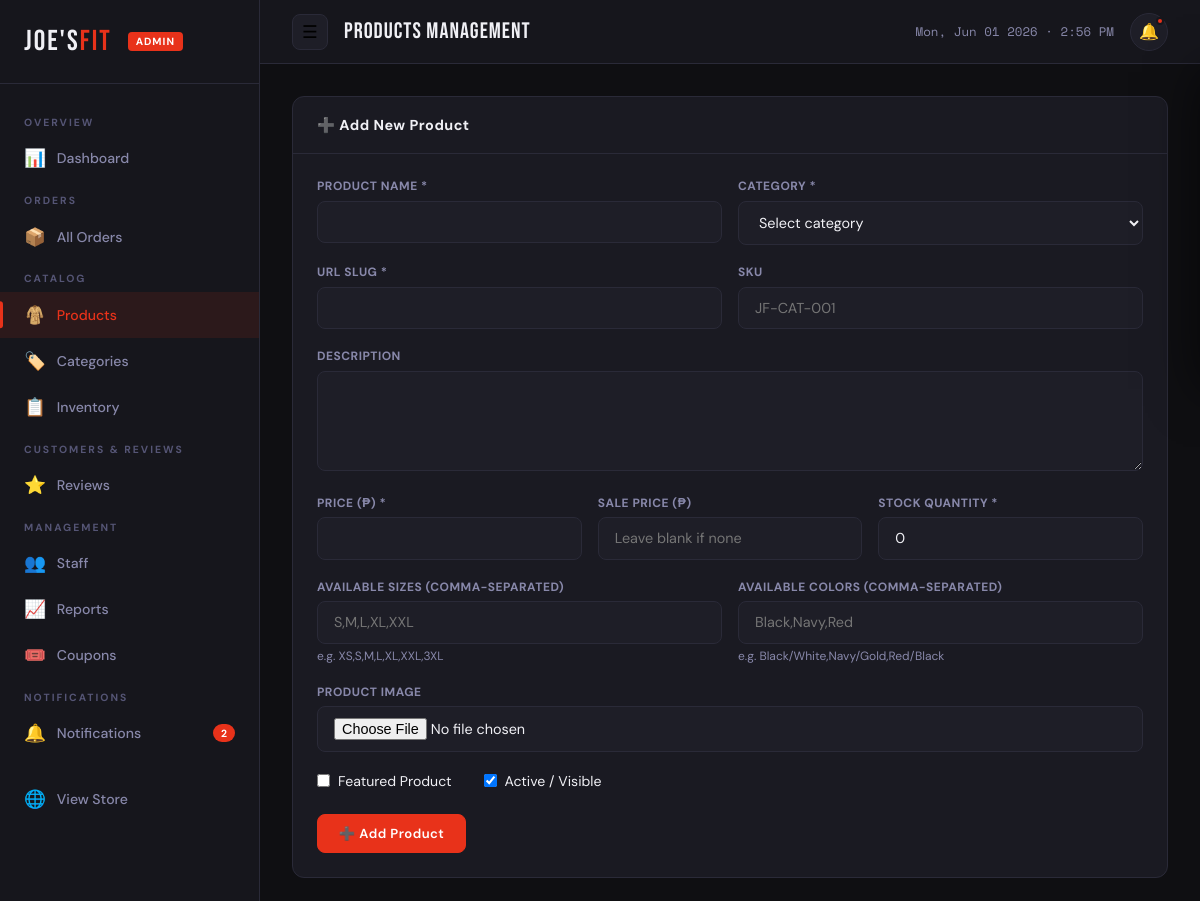
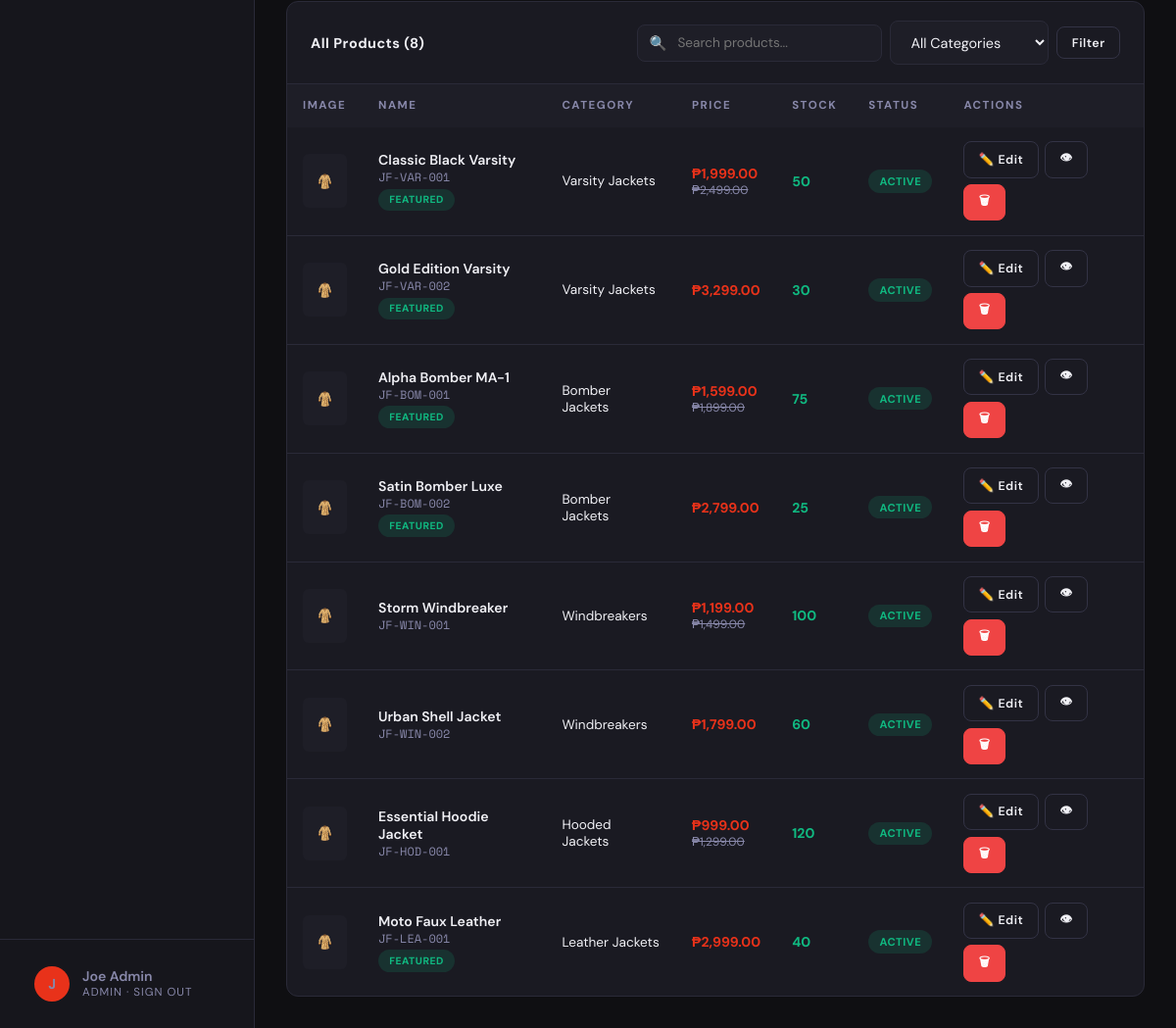
/admin/pages/products.php (signed in), run on the app's committed database (2 pictures, top to bottom).
### tables this page shows
CREATE TABLE `products` (
  `id` int(11) NOT NULL AUTO_INCREMENT,
  `category_id` int(11) NOT NULL,
  `name` varchar(200) NOT NULL,
  `slug` varchar(200) NOT NULL,
  `description` text,
  `price` decimal(10,2) NOT NULL,
  `sale_price` decimal(10,2) DEFAULT NULL,
  `stock` int(11) DEFAULT 0,
  `sku` varchar(100) DEFAULT NULL,
  `image` varchar(255) DEFAULT NULL,
  `images` text DEFAULT NULL,
  `sizes` varchar(255) DEFAULT NULL,
  `colors` varchar(255) DEFAULT NULL,
  `is_featured` tinyint(1) DEFAULT 0,
  `is_active` tinyint(1) DEFAULT 1,
  `created_at` timestamp DEFAULT CURRENT_TIMESTAMP,
  `updated_at` timestamp DEFAULT CURRENT_TIMESTAMP ON UPDATE CURRENT_TIMESTAMP,
  PRIMARY KEY (`id`),
  UNIQUE KEY `slug` (`slug`),
  KEY `category_id` (`category_id`)
);

CREATE TABLE `categories` (
  `id` int(11) NOT NULL AUTO_INCREMENT,
  `name` varchar(100) NOT NULL,
  `slug` varchar(100) NOT NULL,
  `description` text,
  `image` varchar(255) DEFAULT NULL,
  `is_active` tinyint(1) DEFAULT 1,
  `created_at` timestamp DEFAULT CURRENT_TIMESTAMP,
  PRIMARY KEY (`id`),
  UNIQUE KEY `slug` (`slug`)
);

### includes/config.php (called while the page is built, shortened)
<?php
function sanitize($data) {
    return htmlspecialchars(strip_tags(trim($data)));
}
?>

### admin/pages/products.php (the view, shortened to what this page needs)
<?php
require_once '../includes/admin_header.php';
$editProduct = null;
$search = sanitize($_GET['search'] ?? '');
$where = ['1=1'];
$params = [];
$whereSQL = implode(' AND ', $where);
$products = $pdo->prepare("SELECT p.*, c.name as cat_name FROM products p JOIN categories c ON p.category_id=c.id WHERE $whereSQL ORDER BY p.created_at DESC");
$products->execute($params);
$products = $products->fetchAll();
?>
<div class="card" style="margin-bottom:1.5rem">
  <div class="card-header">
    <span class="card-title"><?= $editProduct ? '✏️ Edit Product' : '➕ Add New Product' ?></span>
  </div>
  <div class="card-body">
    <form method="POST" enctype="multipart/form-data">
      <div class="form-grid">
        <div class="form-group">
          <label class="form-label">Product Name *</label>
          <input type="text" name="name" class="form-control" required
                 value="<?= htmlspecialchars($editProduct['name'] ?? '') ?>"
                 oninput="this.form.slug.value=this.value.toLowerCase().replace(/[^a-z0-9]+/g,'-').replace(/^-|-$/g,'')">
        </div>
        <div class="form-group">
          <label class="form-label">Category *</label>
          <select name="category_id" class="form-control" required>
            <option value="">Select category</option>
          </select>
        </div>
      </div>
      <div class="form-grid">
        <div class="form-group">
          <label class="form-label">URL Slug *</label>
          <input type="text" name="slug" class="form-control" required value="<?= htmlspecialchars($editProduct['slug'] ?? '') ?>">
        </div>
        <div class="form-group">
          <label class="form-label">SKU</label>
          <input type="text" name="sku" class="form-control" value="<?= htmlspecialchars($editProduct['sku'] ?? '') ?>" placeholder="JF-CAT-001">
        </div>
      </div>
      <div class="form-group">
        <label class="form-label">Description</label>
        <textarea name="description" class="form-control" rows="3"><?= htmlspecialchars($editProduct['description'] ?? '') ?></textarea>
      </div>
      <div class="form-grid-3">
        <div class="form-group">
          <label class="form-label">Price (₱) *</label>
          <input type="number" name="price" class="form-control" step="0.01" min="0" required value="<?= $editProduct['price'] ?? '' ?>">
        </div>
        <div class="form-group">
          <label class="form-label">Sale Price (₱)</label>
          <input type="number" name="sale_price" class="form-control" step="0.01" min="0" value="<?= $editProduct['sale_price'] ?? '' ?>" placeholder="Leave blank if none">
        </div>
        <div class="form-group">
          <label class="form-label">Stock Quantity *</label>
          <input type="number" name="stock" class="form-control" min="0" required value="<?= $editProduct['stock'] ?? 0 ?>">
        </div>
      </div>
      <div class="form-grid">
        <div class="form-group">
          <label class="form-label">Available Sizes (comma-separated)</label>
          <input type="text" name="sizes" class="form-control" value="<?= htmlspecialchars($editProduct['sizes'] ?? '') ?>" placeholder="S,M,L,XL,XXL">
          <div class="form-hint">e.g. XS,S,M,L,XL,XXL,3XL</div>
        </div>
        <div class="form-group">
          <label class="form-label">Available Colors (comma-separated)</label>
          <input type="text" name="colors" class="form-control" value="<?= htmlspecialchars($editProduct['colors'] ?? '') ?>" placeholder="Black,Navy,Red">
          <div class="form-hint">e.g. Black/White,Navy/Gold,Red/Black</div>
        </div>
      </div>
      <div class="form-group">
        <label class="form-label">Product Image</label>
        <input type="file" name="image" class="form-control" accept="image/jpeg,image/png,image/webp">
      </div>
      <div style="display:flex;gap:2rem;margin-bottom:1.5rem">
        <label style="display:flex;align-items:center;gap:0.5rem;cursor:pointer;font-size:0.88rem">
          <input type="checkbox" name="is_featured" value="1" <?= ($editProduct['is_featured']??0)?'checked':'' ?>> Featured Product
        </label>
        <label style="display:flex;align-items:center;gap:0.5rem;cursor:pointer;font-size:0.88rem">
          <input type="checkbox" name="is_active" value="1" <?= ($editProduct['is_active']??1)?'checked':'' ?>> Active / Visible
        </label>
      </div>
      <button type="submit" class="btn btn-primary"><?= $editProduct ? '💾 Update Product' : '➕ Add Product' ?></button>
    </form>
  </div>
</div>
<div class="card">
  <div class="card-header" style="flex-wrap:wrap;gap:1rem">
    <span class="card-title">All Products (<?= count($products) ?>)</span>
    <form method="GET" style="display:flex;gap:0.5rem;align-items:center;flex-wrap:wrap">
      <div class="search-bar">
        <span class="search-icon">🔍</span>
        <input type="text" name="search" placeholder="Search products..." value="<?= htmlspecialchars($search) ?>">
      </div>
      <select name="cat" class="form-control" style="width:auto">
        <option value="">All Categories</option>
      </select>
      <button type="submit" class="btn btn-outline btn-sm">Filter</button>
    </form>
  </div>
  <div class="table-wrap">
    <table>
      <thead>
        <tr><th>Image</th><th>Name</th><th>Category</th><th>Price</th><th>Stock</th><th>Status</th><th>Actions</th></tr>
      </thead>
      <tbody>
        <?php foreach ($products as $p): ?>
          <tr>
            <td>
              <div style="width:45px;height:55px;border-radius:6px;background:var(--bg-3);overflow:hidden">
                <?php if ($p['image']): ?>
                  <img src="/joesfit/uploads/products/<?= htmlspecialchars($p['image']) ?>" style="width:100%;height:100%;object-fit:cover">
                <?php else: ?>
                  <div style="width:100%;height:100%;display:flex;align-items:center;justify-content:center">🧥</div>
                <?php endif; ?>
              </div>
            </td>
            <td>
              <div style="font-weight:600;font-size:0.88rem"><?= htmlspecialchars($p['name']) ?></div>
              <div style="font-size:0.75rem;color:var(--text-muted);font-family:var(--font-mono)"><?= $p['sku'] ?></div>
              <?php if ($p['is_featured']): ?><span class="badge badge-paid" style="font-size:0.65rem;margin-top:0.2rem">Featured</span><?php endif; ?>
            </td>
            <td style="font-size:0.85rem"><?= htmlspecialchars($p['cat_name']) ?></td>
            <td>
              <div style="font-weight:700;color:var(--accent)">₱<?= number_format($p['sale_price']?:$p['price'],2) ?></div>
              <?php if ($p['sale_price']): ?><div style="font-size:0.75rem;color:var(--text-muted);text-decoration:line-through">₱<?= number_format($p['price'],2) ?></div><?php endif; ?>
            </td>
            <td>
              <span style="font-weight:700;color:<?= $p['stock']==0?'#ef4444':($p['stock']<=5?'#f59e0b':'var(--green)') ?>">
                <?= $p['stock'] ?>
              </span>
            </td>
            <td>
              <form method="POST" style="display:inline">
                <button type="submit" class="badge <?= $p['is_active']?'badge-active':'badge-inactive' ?>" style="cursor:pointer">
                  <?= $p['is_active'] ? 'Active' : 'Inactive' ?>
                </button>
              </form>
            </td>
            <td>
              <div style="display:flex;gap:0.4rem;flex-wrap:wrap">
                <a href="?edit=<?= $p['id'] ?>" class="btn btn-outline btn-sm">✏️ Edit</a>
                <a href="/joesfit/product.php?slug=<?= $p['slug'] ?>" target="_blank" class="btn btn-outline btn-sm">👁</a>
                <form method="POST" onsubmit="return confirm('Delete this product?')">
                  <button type="submit" class="btn btn-danger btn-sm">🗑</button>
                </form>
              </div>
            </td>
          </tr>
        <?php endforeach; ?>
      </tbody>
    </table>
  </div>
</div>
<?php require_once '../includes/admin_footer.php'; ?>

### admin/assets/css/admin.css (style rules this page uses)
:root { --bg: #0f0f12; --bg-2: #16161c; --bg-3: #1e1e27; --bg-card: #1a1a22; --text: #f0f0f5; --text-muted: #8888aa; --text-light: #555575; --accent: #e8321a; --accent-dark: #c42a14; --accent-glow: rgba(232,50,26,0.25); --blue: #3b82f6; --green: #10b981; --yellow: #f59e0b; --purple: #8b5cf6; --border: #2a2a38; --border-light: #333345; --shadow: 0 4px 24px rgba(0,0,0,0.4); --shadow-lg: 0 8px 48px rgba(0,0,0,0.6); --radius: 12px; --radius-sm: 8px; --font-display: 'Bebas Neue', sans-serif; --font-body: 'DM Sans', sans-serif; --font-mono: 'Space Mono', monospace; --sidebar-w: 260px; --header-h: 64px; --transition: 0.2s ease; }
*, *::before, *::after { box-sizing: border-box; margin: 0; padding: 0; }
html { scroll-behavior: smooth; }
body { font-family: var(--font-body); background: var(--bg); color: var(--text); min-height: 100vh; }
a { color: inherit; text-decoration: none; }
button { cursor: pointer; border: none; background: none; font-family: inherit; }
input, select, textarea { font-family: inherit; }
.card { background: var(--bg-card); border: 1px solid var(--border); border-radius: var(--radius); overflow: hidden; }
.card-header { padding: 1.2rem 1.5rem; border-bottom: 1px solid var(--border); display: flex; align-items: center; justify-content: space-between; }
.card-title { font-weight: 700; font-size: 0.9rem; letter-spacing: 0.5px; }
.card-body { padding: 1.5rem; }
.table-wrap { overflow-x: auto; }
table { width: 100%; border-collapse: collapse; font-size: 0.88rem; }
thead th { background: var(--bg-3); padding: 0.9rem 1rem; text-align: left; font-size: 0.72rem; font-weight: 700; letter-spacing: 1.5px; text-transform: uppercase; color: var(--text-muted); white-space: nowrap; }
tbody td { padding: 0.9rem 1rem; border-bottom: 1px solid var(--border); vertical-align: middle; }
tbody tr:last-child td { border-bottom: none; }
.badge { display: inline-flex; align-items: center; padding: 0.3rem 0.7rem; border-radius: 50px; font-size: 0.7rem; font-weight: 700; letter-spacing: 0.5px; text-transform: uppercase; white-space: nowrap; }
.badge-paid { background: rgba(16,185,129,0.15); color: #10b981; }
.badge-active { background: rgba(16,185,129,0.15); color: #10b981; }
.form-group { margin-bottom: 1.2rem; }
.form-label { display: block; font-size: 0.75rem; font-weight: 700; letter-spacing: 0.5px; text-transform: uppercase; color: var(--text-muted); margin-bottom: 0.4rem; }
.form-control { width: 100%; padding: 0.7rem 1rem; background: var(--bg-3); border: 1.5px solid var(--border); border-radius: var(--radius-sm); color: var(--text); font-size: 0.9rem; transition: border-color var(--transition), box-shadow var(--transition); }
textarea.form-control { resize: vertical; min-height: 100px; }
select.form-control option { background: var(--bg-3); }
.form-grid { display: grid; grid-template-columns: 1fr 1fr; gap: 1rem; }
.form-grid-3 { display: grid; grid-template-columns: 1fr 1fr 1fr; gap: 1rem; }
.form-hint { font-size: 0.75rem; color: var(--text-muted); margin-top: 0.3rem; }
.btn { display: inline-flex; align-items: center; gap: 0.4rem; padding: 0.65rem 1.3rem; border-radius: var(--radius-sm); font-weight: 600; font-size: 0.82rem; letter-spacing: 0.5px; transition: all var(--transition); cursor: pointer; border: 1.5px solid transparent; white-space: nowrap; }
.btn-primary { background: var(--accent); color: white; border-color: var(--accent); }
.btn-outline { background: transparent; color: var(--text); border-color: var(--border-light); }
.btn-danger { background: #ef4444; color: white; border-color: #ef4444; }
.btn-sm { padding: 0.45rem 0.9rem; font-size: 0.78rem; }
.search-bar { position: relative; display: flex; align-items: center; }
.search-bar input { padding: 0.6rem 1rem 0.6rem 2.5rem; background: var(--bg-3); border: 1.5px solid var(--border); border-radius: var(--radius-sm); color: var(--text); font-size: 0.85rem; width: 250px; transition: all var(--transition); }
.search-bar .search-icon { position: absolute; left: 0.75rem; color: var(--text-light); font-size: 0.9rem; }

### data on the page
products: name "Classic Black Varsity", sku "JF-VAR-001", is_featured "FEATURED", category.name "Varsity Jackets", sale_price "1,999.00", price "2,499.00", stock "50", is_active "ACTIVE"
products: name "Gold Edition Varsity", sku "JF-VAR-002", is_featured "FEATURED", category.name "Varsity Jackets", sale_price+price "3,299.00", stock "30", is_active "ACTIVE"
products: name "Alpha Bomber MA-1", sku "JF-BOM-001", is_featured "FEATURED", category.name "Bomber Jackets", sale_price "1,599.00", price "1,899.00", stock "75", is_active "ACTIVE"
products: name "Satin Bomber Luxe", sku "JF-BOM-002", is_featured "FEATURED", category.name "Bomber Jackets", sale_price+price "2,799.00", stock "25", is_active "ACTIVE"
products: name "Storm Windbreaker", sku "JF-WIN-001", category.name "Windbreakers", sale_price "1,199.00", price "1,499.00", stock "100", is_active "ACTIVE"
products: name "Urban Shell Jacket", sku "JF-WIN-002", category.name "Windbreakers", sale_price+price "1,799.00", stock "60", is_active "ACTIVE"
products: name "Essential Hoodie Jacket", sku "JF-HOD-001", category.name "Hooded Jackets", sale_price "999.00", price "1,299.00", stock "120", is_active "ACTIVE"
products: name "Moto Faux Leather", sku "JF-LEA-001", is_featured "FEATURED", category.name "Leather Jackets", sale_price+price "2,999.00", stock "40", is_active "ACTIVE"

### other printed values
$unreadCount "2"
substr($admin['name'], 0, 1) "J"
$admin['name'] "Joe Admin"
$admin['role'] "ADMIN"
$pageTitle "Products Management"
count($products) "8"
